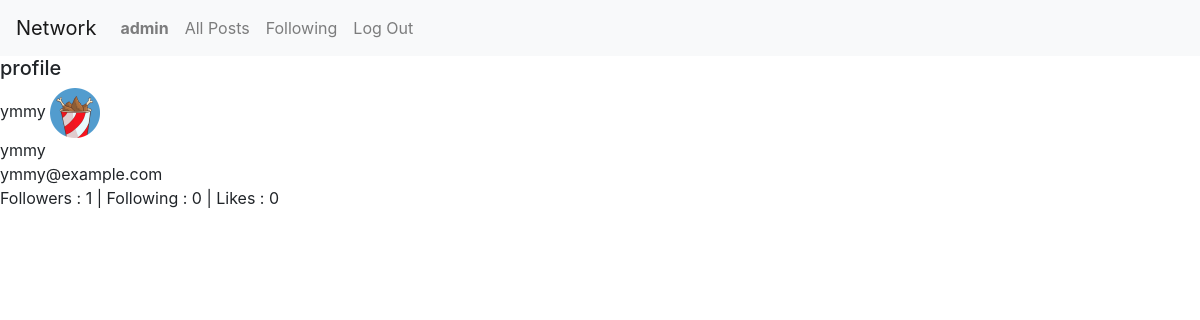
The app's page /profile/1 (signed in) with its own data.
### network/models.py (models this page shows)
class User(AbstractUser):
    avatar = models.TextField(default="avatar_bucket.png")
    like_count = models.PositiveSmallIntegerField(default=0, blank=True, null=True)
    followers = models.ManyToManyField("User", related_name="followers_id")
    following = models.ManyToManyField("User", related_name="following_id")
    pass

### network/views.py (the view)
# urls.py: path("profile/<int:profile_id>", views.profile, name="profile"),
def profile(request,profile_id):
    profile = User.objects.get(
            id=profile_id
            )
    print(profile)
    return  render(request, "network/profile.html", {'profile': profile})

### network/templates/network/profile.html
{% extends "network/layout.html" %}
{% block body %}
<section>
    <h5>profile</h5>
    {{ profile.username }}
    <img width="50px" src="../../static/network/img/avatars/{{ profile.avatar }}" alt=""> <br>
    {{ profile.username }} <br>
    {{ profile.email }} <br>
    Followers : {{ profile.followers.count }} | Following : {{ profile.following.count }} | Likes : {{ profile.like_count }}<br>
</section>
{% endblock %}

### network/templates/network/layout.html (shortened to what this page needs)
{% load static %}
<!DOCTYPE html>
<html lang="en">
    <head>
        <link rel="stylesheet" href="https://stackpath.bootstrapcdn.com/bootstrap/4.4.1/css/bootstrap.min.css">
        <link href="{% static 'network/styles.css' %}" rel="stylesheet">
    </head>
    <body>
        <nav class="navbar navbar-expand-lg navbar-light bg-light">
            <a class="navbar-brand" href="#">Network</a>
            <div>
              <ul class="navbar-nav mr-auto">
                {% if user.is_authenticated %}
                    <li class="nav-item">
                        <a class="nav-link" href="#"><strong>{{ user.username }}</strong></a>
                    </li>
                {% endif %}
                <li class="nav-item">
                  <a id="all_posts"class="nav-link" href="{% url 'index' %}">All Posts</a>
                </li>
                {% if user.is_authenticated %}
                    <li class="nav-item">
                        <a class="nav-link" href="#">Following</a>
                    </li>
                    <li class="nav-item">
                        <a class="nav-link" href="{% url 'logout' %}">Log Out</a>
                    </li>
                {% endif %}
              </ul>
            </div>
          </nav>
        <div class="body">
            {% block body %}
            {% endblock %}
        </div>
    </body>
</html>

### records on screen
User: username "admin"
User: username "ymmy", avatar (picture), email "ymmy@example.com", followers.count "1", following.count "0", like_count "0"
